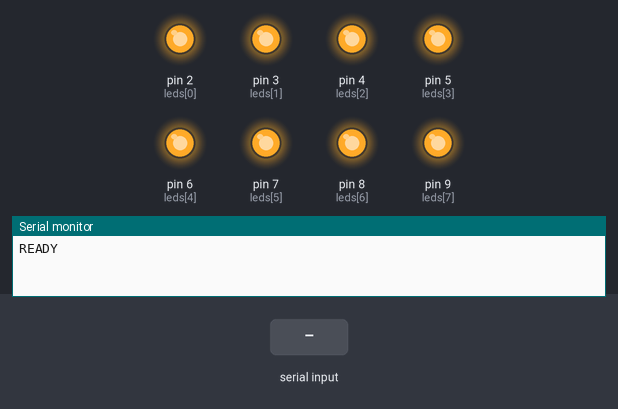
The sketch below on a simulated Arduino Uno, built with avr-gcc and run on an emulated ATmega328P. On the bench: output pins drawn as LEDs (lit = HIGH), the last lines printed to the serial monitor. Inputs (shaded band) come from the test bench.

Above: at 1.2 s.
1.3 s: "9" received over Serial
At 2.3 s:
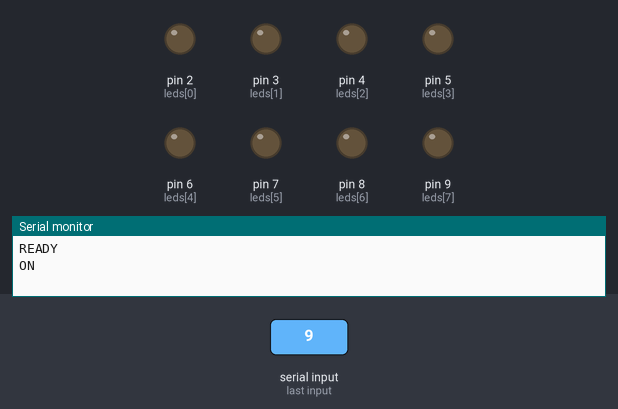
2.8 s: "1" received over Serial
At 3.4 s:
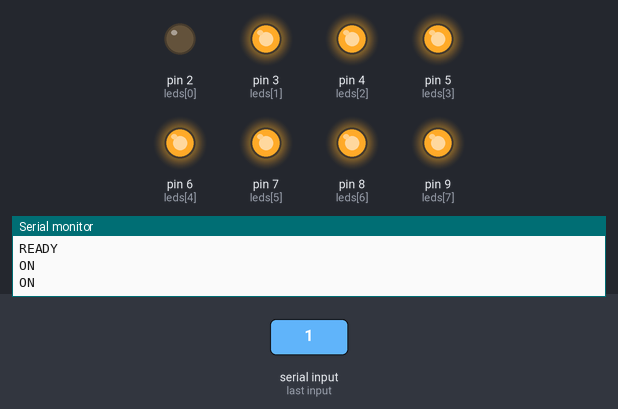
4.3 s: "2" received over Serial
At 4.6 s:
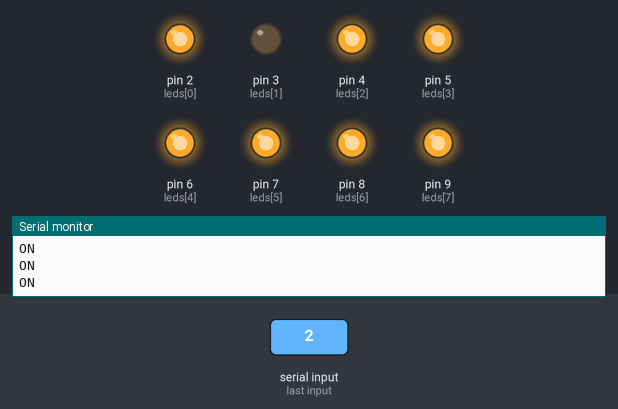
Timing chart, 0 to 7.3 s (numbered marks = the images above; inputs shaded):
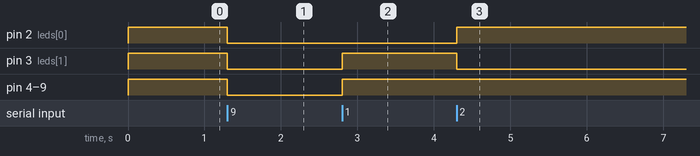

Measured:
- after the input at 1.3 s, pin 2 (leds[0]), pin 3 (leds[1]), pin 4 (leds[2]), pin 5 (leds[3]), pin 6 (leds[4]), pin 7 (leds[5]), pin 8 (leds[6]), pin 9 (leds[7]): HIGH → LOW at once
- after the input at 2.8 s, pin 3 (leds[1]), pin 4 (leds[2]), pin 5 (leds[3]), pin 6 (leds[4]), pin 7 (leds[5]), pin 8 (leds[6]), pin 9 (leds[7]): LOW → HIGH at once
- after the input at 4.3 s, pin 2 (leds[0]): LOW → HIGH at once; pin 3 (leds[1]): HIGH → LOW at once

The sketch:

cmd_inverce_powersupply.ino
```cpp
const int leds[8] = {2,3,4,5,6,7,8,9};
int currentLED = -1;

void setup() {
  Serial.begin(115200);
  for (int i = 0; i < 8; i++) {
    pinMode(leds[i], OUTPUT);
    digitalWrite(leds[i], HIGH);   // HIGH = OFF
  }
  delay(50);
  Serial.println("READY");
}

void allOff() {
  for (int i = 0; i < 8; i++) digitalWrite(leds[i], HIGH);
  currentLED = -1;
}

void allOn() {
  for (int i = 0; i < 8; i++) digitalWrite(leds[i], LOW);
}

void setLED(int idx) {
  allOff();
  delayMicroseconds(500);
  digitalWrite(leds[idx], LOW);
  currentLED = idx;
}

void loop() {
  if (Serial.available()) {
    char cmd = Serial.read();
    if (cmd >= '1' && cmd <= '8') {
      setLED(cmd - '1');
      delay(10);
      Serial.println("ON");
    }
    else if (cmd == '9') {
      allOn();
      Serial.println("ON");
    }
    else if (cmd == '0') {
      allOff();
      Serial.println("OFF");
    }
  }
}
```
